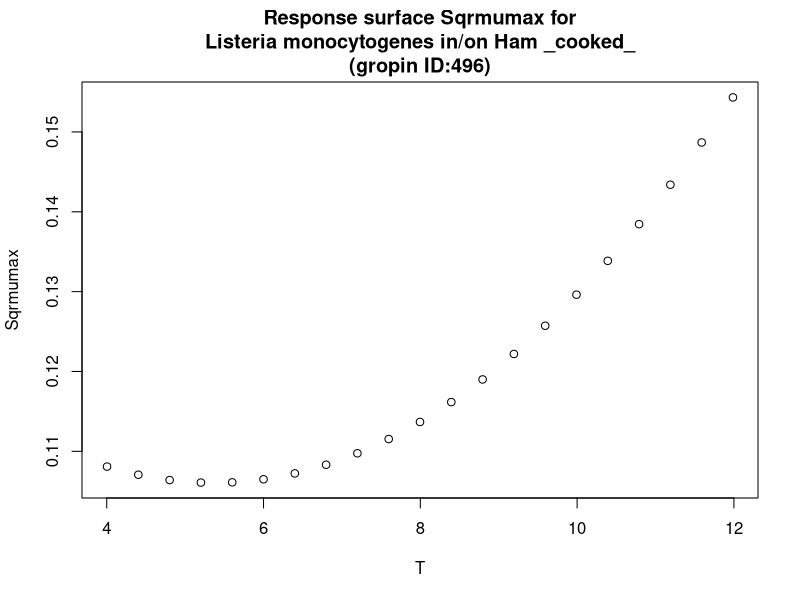

Here is the R script that generated this plot:
#############################
# start of Parameter script
#############################
T <- seq(4.004,11.988011988012,length.out=21)
#############################
# end of Parameter script
#############################
############################# 
# start of Model script Gropin ID 496 
#############################
 
# constant coefficients for this model
 
variables <- data.frame(T)
argumentsPar <- expand.grid(variables)
 
# heart of the model
response_surface <- function(T) {
   mumax <-0.13770-0.0118*T+0.0011*(T^2)

return(mumax=mumax)
} 

# output parameters
responseSurface <- cbind(argumentsPar,response_surface(argumentsPar['T']))
colnames(responseSurface) <- c(colnames(argumentsPar),'Sqrmumax')
#############################
# End of Model script
#############################
############################# 
# start of Visualisation script Gropin ID 496 
#############################
plot(T,responseSurface$'Sqrmumax',xlab='T',
                          ylab='Sqrmumax',main='Response surface Sqrmumax for
Listeria monocytogenes in/on Ham _cooked_
(gropin ID:496)')
#############################
# End of Visualisation script
#############################
